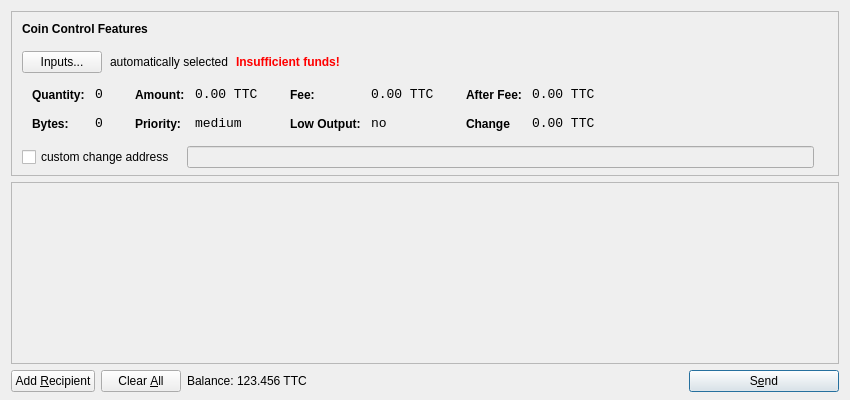
<?xml version="1.0" encoding="UTF-8"?>
<ui version="4.0">
 <class>SendCoinsDialog</class>
 <widget class="QDialog" name="SendCoinsDialog">
  <property name="geometry">
   <rect>
    <x>0</x>
    <y>0</y>
    <width>850</width>
    <height>400</height>
   </rect>
  </property>
  <property name="windowTitle">
   <string>Send Coins</string>
  </property>
  <layout class="QVBoxLayout" name="verticalLayout" stretch="0,1,0">
   <property name="bottomMargin">
    <number>8</number>
   </property>
   <item>
    <widget class="QFrame" name="frameCoinControl">
     <property name="sizePolicy">
      <sizepolicy hsizetype="Expanding" vsizetype="Expanding">
       <horstretch>0</horstretch>
       <verstretch>0</verstretch>
      </sizepolicy>
     </property>
     <property name="maximumSize">
      <size>
       <width>16777215</width>
       <height>16777215</height>
      </size>
     </property>
     <property name="frameShape">
      <enum>QFrame::StyledPanel</enum>
     </property>
     <property name="frameShadow">
      <enum>QFrame::Sunken</enum>
     </property>
     <layout class="QVBoxLayout" name="verticalLayoutCoinControl2">
      <property name="spacing">
       <number>-1</number>
      </property>
      <property name="leftMargin">
       <number>0</number>
      </property>
      <property name="topMargin">
       <number>0</number>
      </property>
      <property name="rightMargin">
       <number>0</number>
      </property>
      <property name="bottomMargin">
       <number>6</number>
      </property>
      <item>
       <layout class="QVBoxLayout" name="verticalLayoutCoinControl" stretch="0,0,0,0,1">
        <property name="spacing">
         <number>0</number>
        </property>
        <property name="leftMargin">
         <number>10</number>
        </property>
        <property name="topMargin">
         <number>10</number>
        </property>
        <item>
         <layout class="QHBoxLayout" name="horizontalLayoutCoinControl1">
          <property name="bottomMargin">
           <number>15</number>
          </property>
          <item>
           <widget class="QLabel" name="labelCoinControlFeatures">
            <property name="sizePolicy">
             <sizepolicy hsizetype="Preferred" vsizetype="Maximum">
              <horstretch>0</horstretch>
              <verstretch>0</verstretch>
             </sizepolicy>
            </property>
            <property name="font">
             <font>
              <weight>75</weight>
              <bold>true</bold>
             </font>
            </property>
            <property name="styleSheet">
             <string notr="true">font-weight:bold;</string>
            </property>
            <property name="text">
             <string>Coin Control Features</string>
            </property>
           </widget>
          </item>
         </layout>
        </item>
        <item>
         <layout class="QHBoxLayout" name="horizontalLayoutCoinControl2" stretch="0,0,0,0">
          <property name="spacing">
           <number>8</number>
          </property>
          <property name="bottomMargin">
           <number>10</number>
          </property>
          <item>
           <widget class="QPushButton" name="pushButtonCoinControl">
            <property name="styleSheet">
             <string notr="true"/>
            </property>
            <property name="text">
             <string>Inputs...</string>
            </property>
           </widget>
          </item>
          <item>
           <widget class="QLabel" name="labelCoinControlAutomaticallySelected">
            <property name="text">
             <string>automatically selected</string>
            </property>
            <property name="margin">
             <number>5</number>
            </property>
           </widget>
          </item>
          <item>
           <widget class="QLabel" name="labelCoinControlInsuffFunds">
            <property name="font">
             <font>
              <weight>75</weight>
              <bold>true</bold>
             </font>
            </property>
            <property name="styleSheet">
             <string notr="true">color:red;font-weight:bold;</string>
            </property>
            <property name="text">
             <string>Insufficient funds!</string>
            </property>
            <property name="margin">
             <number>5</number>
            </property>
           </widget>
          </item>
          <item>
           <spacer name="horizontalSpacerCoinControl">
            <property name="orientation">
             <enum>Qt::Horizontal</enum>
            </property>
            <property name="sizeHint" stdset="0">
             <size>
              <width>40</width>
              <height>1</height>
             </size>
            </property>
           </spacer>
          </item>
         </layout>
        </item>
        <item>
         <widget class="QWidget" name="widgetCoinControl" native="true">
          <property name="sizePolicy">
           <sizepolicy hsizetype="Preferred" vsizetype="Preferred">
            <horstretch>0</horstretch>
            <verstretch>0</verstretch>
           </sizepolicy>
          </property>
          <property name="minimumSize">
           <size>
            <width>0</width>
            <height>0</height>
           </size>
          </property>
          <property name="styleSheet">
           <string notr="true"/>
          </property>
          <layout class="QHBoxLayout" name="horizontalLayoutCoinControl5">
           <property name="margin">
            <number>0</number>
           </property>
           <item>
            <layout class="QHBoxLayout" name="horizontalLayoutCoinControl3" stretch="0,0,0,1">
             <property name="spacing">
              <number>20</number>
             </property>
             <property name="topMargin">
              <number>0</number>
             </property>
             <property name="bottomMargin">
              <number>10</number>
             </property>
             <item>
              <layout class="QFormLayout" name="formLayoutCoinControl1">
               <property name="horizontalSpacing">
                <number>10</number>
               </property>
               <property name="verticalSpacing">
                <number>14</number>
               </property>
               <property name="leftMargin">
                <number>10</number>
               </property>
               <property name="topMargin">
                <number>4</number>
               </property>
               <property name="rightMargin">
                <number>6</number>
               </property>
               <item row="0" column="0">
                <widget class="QLabel" name="labelCoinControlQuantityText">
                 <property name="styleSheet">
                  <string notr="true">font-weight:bold;</string>
                 </property>
                 <property name="text">
                  <string>Quantity:</string>
                 </property>
                 <property name="margin">
                  <number>0</number>
                 </property>
                </widget>
               </item>
               <item row="0" column="1">
                <widget class="QLabel" name="labelCoinControlQuantity">
                 <property name="font">
                  <font>
                   <family>Monospace</family>
                   <pointsize>10</pointsize>
                  </font>
                 </property>
                 <property name="cursor">
                  <cursorShape>IBeamCursor</cursorShape>
                 </property>
                 <property name="contextMenuPolicy">
                  <enum>Qt::ActionsContextMenu</enum>
                 </property>
                 <property name="text">
                  <string>0</string>
                 </property>
                 <property name="margin">
                  <number>0</number>
                 </property>
                 <property name="textInteractionFlags">
                  <set>Qt::LinksAccessibleByMouse|Qt::TextSelectableByKeyboard|Qt::TextSelectableByMouse</set>
                 </property>
                </widget>
               </item>
               <item row="1" column="0">
                <widget class="QLabel" name="labelCoinControlBytesText">
                 <property name="styleSheet">
                  <string notr="true">font-weight:bold;</string>
                 </property>
                 <property name="text">
                  <string>Bytes:</string>
                 </property>
                </widget>
               </item>
               <item row="1" column="1">
                <widget class="QLabel" name="labelCoinControlBytes">
                 <property name="font">
                  <font>
                   <family>Monospace</family>
                   <pointsize>10</pointsize>
                  </font>
                 </property>
                 <property name="cursor">
                  <cursorShape>IBeamCursor</cursorShape>
                 </property>
                 <property name="contextMenuPolicy">
                  <enum>Qt::ActionsContextMenu</enum>
                 </property>
                 <property name="text">
                  <string>0</string>
                 </property>
                 <property name="textInteractionFlags">
                  <set>Qt::LinksAccessibleByMouse|Qt::TextSelectableByKeyboard|Qt::TextSelectableByMouse</set>
                 </property>
                </widget>
               </item>
              </layout>
             </item>
             <item>
              <layout class="QFormLayout" name="formLayoutCoinControl2">
               <property name="horizontalSpacing">
                <number>10</number>
               </property>
               <property name="verticalSpacing">
                <number>14</number>
               </property>
               <property name="leftMargin">
                <number>6</number>
               </property>
               <property name="topMargin">
                <number>4</number>
               </property>
               <property name="rightMargin">
                <number>6</number>
               </property>
               <item row="0" column="0">
                <widget class="QLabel" name="labelCoinControlAmountText">
                 <property name="styleSheet">
                  <string notr="true">font-weight:bold;</string>
                 </property>
                 <property name="text">
                  <string>Amount:</string>
                 </property>
                 <property name="margin">
                  <number>0</number>
                 </property>
                </widget>
               </item>
               <item row="0" column="1">
                <widget class="QLabel" name="labelCoinControlAmount">
                 <property name="font">
                  <font>
                   <family>Monospace</family>
                   <pointsize>10</pointsize>
                  </font>
                 </property>
                 <property name="cursor">
                  <cursorShape>IBeamCursor</cursorShape>
                 </property>
                 <property name="contextMenuPolicy">
                  <enum>Qt::ActionsContextMenu</enum>
                 </property>
                 <property name="text">
                  <string>0.00 TTC</string>
                 </property>
                 <property name="textInteractionFlags">
                  <set>Qt::LinksAccessibleByMouse|Qt::TextSelectableByKeyboard|Qt::TextSelectableByMouse</set>
                 </property>
                </widget>
               </item>
               <item row="1" column="0">
                <widget class="QLabel" name="labelCoinControlPriorityText">
                 <property name="styleSheet">
                  <string notr="true">font-weight:bold;</string>
                 </property>
                 <property name="text">
                  <string>Priority:</string>
                 </property>
                </widget>
               </item>
               <item row="1" column="1">
                <widget class="QLabel" name="labelCoinControlPriority">
                 <property name="font">
                  <font>
                   <family>Monospace</family>
                   <pointsize>10</pointsize>
                  </font>
                 </property>
                 <property name="cursor">
                  <cursorShape>IBeamCursor</cursorShape>
                 </property>
                 <property name="contextMenuPolicy">
                  <enum>Qt::ActionsContextMenu</enum>
                 </property>
                 <property name="text">
                  <string>medium</string>
                 </property>
                 <property name="textInteractionFlags">
                  <set>Qt::LinksAccessibleByMouse|Qt::TextSelectableByKeyboard|Qt::TextSelectableByMouse</set>
                 </property>
                </widget>
               </item>
              </layout>
             </item>
             <item>
              <layout class="QFormLayout" name="formLayoutCoinControl3">
               <property name="horizontalSpacing">
                <number>10</number>
               </property>
               <property name="verticalSpacing">
                <number>14</number>
               </property>
               <property name="leftMargin">
                <number>6</number>
               </property>
               <property name="topMargin">
                <number>4</number>
               </property>
               <property name="rightMargin">
                <number>6</number>
               </property>
               <item row="0" column="0">
                <widget class="QLabel" name="labelCoinControlFeeText">
                 <property name="styleSheet">
                  <string notr="true">font-weight:bold;</string>
                 </property>
                 <property name="text">
                  <string>Fee:</string>
                 </property>
                 <property name="margin">
                  <number>0</number>
                 </property>
                </widget>
               </item>
               <item row="0" column="1">
                <widget class="QLabel" name="labelCoinControlFee">
                 <property name="font">
                  <font>
                   <family>Monospace</family>
                   <pointsize>10</pointsize>
                  </font>
                 </property>
                 <property name="cursor">
                  <cursorShape>IBeamCursor</cursorShape>
                 </property>
                 <property name="contextMenuPolicy">
                  <enum>Qt::ActionsContextMenu</enum>
                 </property>
                 <property name="text">
                  <string>0.00 TTC</string>
                 </property>
                 <property name="textInteractionFlags">
                  <set>Qt::LinksAccessibleByMouse|Qt::TextSelectableByKeyboard|Qt::TextSelectableByMouse</set>
                 </property>
                </widget>
               </item>
               <item row="1" column="0">
                <widget class="QLabel" name="labelCoinControlLowOutputText">
                 <property name="styleSheet">
                  <string notr="true">font-weight:bold;</string>
                 </property>
                 <property name="text">
                  <string>Low Output:</string>
                 </property>
                </widget>
               </item>
               <item row="1" column="1">
                <widget class="QLabel" name="labelCoinControlLowOutput">
                 <property name="font">
                  <font>
                   <family>Monospace</family>
                   <pointsize>10</pointsize>
                  </font>
                 </property>
                 <property name="cursor">
                  <cursorShape>IBeamCursor</cursorShape>
                 </property>
                 <property name="contextMenuPolicy">
                  <enum>Qt::ActionsContextMenu</enum>
                 </property>
                 <property name="text">
                  <string>no</string>
                 </property>
                 <property name="textInteractionFlags">
                  <set>Qt::LinksAccessibleByMouse|Qt::TextSelectableByKeyboard|Qt::TextSelectableByMouse</set>
                 </property>
                </widget>
               </item>
              </layout>
             </item>
             <item>
              <layout class="QFormLayout" name="formLayoutCoinControl4">
               <property name="horizontalSpacing">
                <number>10</number>
               </property>
               <property name="verticalSpacing">
                <number>14</number>
               </property>
               <property name="leftMargin">
                <number>6</number>
               </property>
               <property name="topMargin">
                <number>4</number>
               </property>
               <property name="rightMargin">
                <number>6</number>
               </property>
               <item row="0" column="0">
                <widget class="QLabel" name="labelCoinControlAfterFeeText">
                 <property name="styleSheet">
                  <string notr="true">font-weight:bold;</string>
                 </property>
                 <property name="text">
                  <string>After Fee:</string>
                 </property>
                 <property name="margin">
                  <number>0</number>
                 </property>
                </widget>
               </item>
               <item row="0" column="1">
                <widget class="QLabel" name="labelCoinControlAfterFee">
                 <property name="font">
                  <font>
                   <family>Monospace</family>
                   <pointsize>10</pointsize>
                  </font>
                 </property>
                 <property name="cursor">
                  <cursorShape>IBeamCursor</cursorShape>
                 </property>
                 <property name="contextMenuPolicy">
                  <enum>Qt::ActionsContextMenu</enum>
                 </property>
                 <property name="text">
                  <string>0.00 TTC</string>
                 </property>
                 <property name="textInteractionFlags">
                  <set>Qt::LinksAccessibleByMouse|Qt::TextSelectableByKeyboard|Qt::TextSelectableByMouse</set>
                 </property>
                </widget>
               </item>
               <item row="1" column="0">
                <widget class="QLabel" name="labelCoinControlChangeText">
                 <property name="styleSheet">
                  <string notr="true">font-weight:bold;</string>
                 </property>
                 <property name="text">
                  <string>Change</string>
                 </property>
                </widget>
               </item>
               <item row="1" column="1">
                <widget class="QLabel" name="labelCoinControlChange">
                 <property name="font">
                  <font>
                   <family>Monospace</family>
                   <pointsize>10</pointsize>
                  </font>
                 </property>
                 <property name="cursor">
                  <cursorShape>IBeamCursor</cursorShape>
                 </property>
                 <property name="contextMenuPolicy">
                  <enum>Qt::ActionsContextMenu</enum>
                 </property>
                 <property name="text">
                  <string>0.00 TTC</string>
                 </property>
                 <property name="textInteractionFlags">
                  <set>Qt::LinksAccessibleByMouse|Qt::TextSelectableByKeyboard|Qt::TextSelectableByMouse</set>
                 </property>
                </widget>
               </item>
              </layout>
             </item>
            </layout>
           </item>
          </layout>
         </widget>
        </item>
        <item>
         <layout class="QHBoxLayout" name="horizontalLayoutCoinControl4" stretch="0,0,0">
          <property name="spacing">
           <number>12</number>
          </property>
          <property name="sizeConstraint">
           <enum>QLayout::SetDefaultConstraint</enum>
          </property>
          <property name="topMargin">
           <number>5</number>
          </property>
          <property name="rightMargin">
           <number>5</number>
          </property>
          <item>
           <widget class="QCheckBox" name="checkBoxCoinControlChange">
            <property name="text">
             <string>custom change address</string>
            </property>
           </widget>
          </item>
          <item>
           <widget class="QLineEdit" name="lineEditCoinControlChange">
            <property name="enabled">
             <bool>false</bool>
            </property>
            <property name="sizePolicy">
             <sizepolicy hsizetype="Expanding" vsizetype="Fixed">
              <horstretch>0</horstretch>
              <verstretch>0</verstretch>
             </sizepolicy>
            </property>
           </widget>
          </item>
          <item>
           <widget class="QLabel" name="labelCoinControlChangeLabel">
            <property name="sizePolicy">
             <sizepolicy hsizetype="Preferred" vsizetype="Expanding">
              <horstretch>0</horstretch>
              <verstretch>0</verstretch>
             </sizepolicy>
            </property>
            <property name="minimumSize">
             <size>
              <width>0</width>
              <height>0</height>
             </size>
            </property>
            <property name="text">
             <string/>
            </property>
            <property name="margin">
             <number>3</number>
            </property>
           </widget>
          </item>
         </layout>
        </item>
        <item>
         <spacer name="verticalSpacerCoinControl">
          <property name="orientation">
           <enum>Qt::Vertical</enum>
          </property>
          <property name="sizeHint" stdset="0">
           <size>
            <width>800</width>
            <height>1</height>
           </size>
          </property>
         </spacer>
        </item>
       </layout>
      </item>
     </layout>
    </widget>
   </item>
   <item>
    <widget class="QScrollArea" name="scrollArea">
     <property name="widgetResizable">
      <bool>true</bool>
     </property>
     <widget class="QWidget" name="scrollAreaWidgetContents">
      <property name="geometry">
       <rect>
        <x>0</x>
        <y>0</y>
        <width>830</width>
        <height>165</height>
       </rect>
      </property>
      <layout class="QVBoxLayout" name="verticalLayout_2">
       <property name="margin">
        <number>0</number>
       </property>
       <item>
        <layout class="QVBoxLayout" name="entries">
         <property name="spacing">
          <number>6</number>
         </property>
        </layout>
       </item>
       <item>
        <spacer name="verticalSpacer">
         <property name="orientation">
          <enum>Qt::Vertical</enum>
         </property>
         <property name="sizeHint" stdset="0">
          <size>
           <width>20</width>
           <height>40</height>
          </size>
         </property>
        </spacer>
       </item>
      </layout>
     </widget>
    </widget>
   </item>
   <item>
    <layout class="QHBoxLayout" name="horizontalLayout">
     <item>
      <widget class="QPushButton" name="addButton">
       <property name="toolTip">
        <string>Send to multiple recipients at once</string>
       </property>
       <property name="text">
        <string>Add &amp;Recipient</string>
       </property>
       <property name="icon">
        <iconset resource="../bitcoin.qrc">
         <normaloff>:/icons/add</normaloff>:/icons/add</iconset>
       </property>
       <property name="autoDefault">
        <bool>false</bool>
       </property>
      </widget>
     </item>
     <item>
      <widget class="QPushButton" name="clearButton">
       <property name="sizePolicy">
        <sizepolicy hsizetype="Minimum" vsizetype="Fixed">
         <horstretch>0</horstretch>
         <verstretch>0</verstretch>
        </sizepolicy>
       </property>
       <property name="toolTip">
        <string>Remove all transaction fields</string>
       </property>
       <property name="text">
        <string>Clear &amp;All</string>
       </property>
       <property name="icon">
        <iconset resource="../bitcoin.qrc">
         <normaloff>:/icons/remove</normaloff>:/icons/remove</iconset>
       </property>
       <property name="autoRepeatDelay">
        <number>300</number>
       </property>
       <property name="autoDefault">
        <bool>false</bool>
       </property>
      </widget>
     </item>
     <item>
      <layout class="QHBoxLayout" name="horizontalLayout_2">
       <property name="spacing">
        <number>3</number>
       </property>
       <item>
        <widget class="QLabel" name="label">
         <property name="sizePolicy">
          <sizepolicy hsizetype="Preferred" vsizetype="Fixed">
           <horstretch>0</horstretch>
           <verstretch>0</verstretch>
          </sizepolicy>
         </property>
         <property name="text">
          <string>Balance:</string>
         </property>
        </widget>
       </item>
       <item>
        <widget class="QLabel" name="labelBalance">
         <property name="sizePolicy">
          <sizepolicy hsizetype="Preferred" vsizetype="Fixed">
           <horstretch>0</horstretch>
           <verstretch>0</verstretch>
          </sizepolicy>
         </property>
         <property name="cursor">
          <cursorShape>IBeamCursor</cursorShape>
         </property>
         <property name="text">
          <string>123.456 TTC</string>
         </property>
         <property name="textInteractionFlags">
          <set>Qt::LinksAccessibleByMouse|Qt::TextSelectableByKeyboard|Qt::TextSelectableByMouse</set>
         </property>
        </widget>
       </item>
      </layout>
     </item>
     <item>
      <spacer name="horizontalSpacer">
       <property name="orientation">
        <enum>Qt::Horizontal</enum>
       </property>
       <property name="sizeHint" stdset="0">
        <size>
         <width>40</width>
         <height>20</height>
        </size>
       </property>
      </spacer>
     </item>
     <item>
      <widget class="QPushButton" name="sendButton">
       <property name="minimumSize">
        <size>
         <width>150</width>
         <height>0</height>
        </size>
       </property>
       <property name="toolTip">
        <string>Confirm the send action</string>
       </property>
       <property name="text">
        <string>S&amp;end</string>
       </property>
       <property name="icon">
        <iconset resource="../bitcoin.qrc">
         <normaloff>:/icons/send</normaloff>:/icons/send</iconset>
       </property>
       <property name="default">
        <bool>true</bool>
       </property>
      </widget>
     </item>
    </layout>
   </item>
  </layout>
 </widget>
 <resources>
  <include location="../bitcoin.qrc"/>
 </resources>
 <connections/>
</ui>
